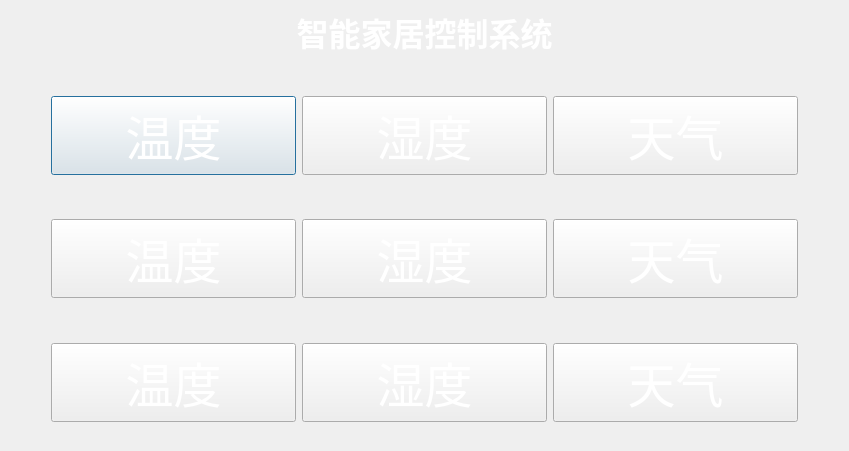
<?xml version="1.0" encoding="UTF-8"?>
<ui version="4.0">
 <class>success</class>
 <widget class="QDialog" name="success">
  <property name="geometry">
   <rect>
    <x>0</x>
    <y>0</y>
    <width>849</width>
    <height>451</height>
   </rect>
  </property>
  <property name="font">
   <font>
    <family>STHeiti</family>
    <pointsize>24</pointsize>
   </font>
  </property>
  <property name="windowTitle">
   <string>Dialog</string>
  </property>
  <property name="styleSheet">
   <string notr="true">#success{
border-image: url(:/images/loginBackground.png);
}</string>
  </property>
  <layout class="QVBoxLayout" name="verticalLayout">
   <item>
    <widget class="QLabel" name="label">
     <property name="maximumSize">
      <size>
       <width>16777215</width>
       <height>41</height>
      </size>
     </property>
     <property name="font">
      <font>
       <family>Hiragino Sans GB</family>
       <pointsize>24</pointsize>
       <weight>75</weight>
       <bold>true</bold>
      </font>
     </property>
     <property name="styleSheet">
      <string notr="true">color: white;</string>
     </property>
     <property name="text">
      <string>智能家居控制系统</string>
     </property>
     <property name="alignment">
      <set>Qt::AlignCenter</set>
     </property>
    </widget>
   </item>
   <item>
    <spacer name="verticalSpacer_4">
     <property name="orientation">
      <enum>Qt::Vertical</enum>
     </property>
     <property name="sizeHint" stdset="0">
      <size>
       <width>20</width>
       <height>40</height>
      </size>
     </property>
    </spacer>
   </item>
   <item>
    <layout class="QHBoxLayout" name="horizontalLayout_8" stretch="0,1,1,1,0">
     <item>
      <spacer name="horizontalSpacer_15">
       <property name="orientation">
        <enum>Qt::Horizontal</enum>
       </property>
       <property name="sizeHint" stdset="0">
        <size>
         <width>40</width>
         <height>20</height>
        </size>
       </property>
      </spacer>
     </item>
     <item>
      <widget class="QPushButton" name="pushButton_22">
       <property name="sizePolicy">
        <sizepolicy hsizetype="Preferred" vsizetype="Preferred">
         <horstretch>0</horstretch>
         <verstretch>0</verstretch>
        </sizepolicy>
       </property>
       <property name="font">
        <font>
         <pointsize>36</pointsize>
        </font>
       </property>
       <property name="styleSheet">
        <string notr="true">border-image: url(:/images/loginBackground.png);
color:white;</string>
       </property>
       <property name="text">
        <string>温度</string>
       </property>
      </widget>
     </item>
     <item>
      <widget class="QPushButton" name="pushButton_23">
       <property name="sizePolicy">
        <sizepolicy hsizetype="Preferred" vsizetype="Preferred">
         <horstretch>0</horstretch>
         <verstretch>0</verstretch>
        </sizepolicy>
       </property>
       <property name="font">
        <font>
         <pointsize>36</pointsize>
        </font>
       </property>
       <property name="styleSheet">
        <string notr="true">border-image: url(:/images/loginBackground.png);
color:white;</string>
       </property>
       <property name="text">
        <string>湿度</string>
       </property>
      </widget>
     </item>
     <item>
      <widget class="QPushButton" name="pushButton_24">
       <property name="sizePolicy">
        <sizepolicy hsizetype="Preferred" vsizetype="Preferred">
         <horstretch>0</horstretch>
         <verstretch>0</verstretch>
        </sizepolicy>
       </property>
       <property name="font">
        <font>
         <pointsize>36</pointsize>
        </font>
       </property>
       <property name="styleSheet">
        <string notr="true">border-image: url(:/images/loginBackground.png);
color:white;</string>
       </property>
       <property name="text">
        <string>天气</string>
       </property>
      </widget>
     </item>
     <item>
      <spacer name="horizontalSpacer_16">
       <property name="orientation">
        <enum>Qt::Horizontal</enum>
       </property>
       <property name="sizeHint" stdset="0">
        <size>
         <width>40</width>
         <height>20</height>
        </size>
       </property>
      </spacer>
     </item>
    </layout>
   </item>
   <item>
    <spacer name="verticalSpacer_3">
     <property name="orientation">
      <enum>Qt::Vertical</enum>
     </property>
     <property name="sizeHint" stdset="0">
      <size>
       <width>20</width>
       <height>40</height>
      </size>
     </property>
    </spacer>
   </item>
   <item>
    <layout class="QHBoxLayout" name="horizontalLayout_7" stretch="0,1,1,1,0">
     <item>
      <spacer name="horizontalSpacer_13">
       <property name="orientation">
        <enum>Qt::Horizontal</enum>
       </property>
       <property name="sizeHint" stdset="0">
        <size>
         <width>40</width>
         <height>20</height>
        </size>
       </property>
      </spacer>
     </item>
     <item>
      <widget class="QPushButton" name="pushButton_19">
       <property name="sizePolicy">
        <sizepolicy hsizetype="Preferred" vsizetype="Preferred">
         <horstretch>0</horstretch>
         <verstretch>0</verstretch>
        </sizepolicy>
       </property>
       <property name="font">
        <font>
         <pointsize>36</pointsize>
        </font>
       </property>
       <property name="styleSheet">
        <string notr="true">border-image: url(:/images/loginBackground.png);
color:white;</string>
       </property>
       <property name="text">
        <string>温度</string>
       </property>
      </widget>
     </item>
     <item>
      <widget class="QPushButton" name="pushButton_20">
       <property name="sizePolicy">
        <sizepolicy hsizetype="Preferred" vsizetype="Preferred">
         <horstretch>0</horstretch>
         <verstretch>0</verstretch>
        </sizepolicy>
       </property>
       <property name="font">
        <font>
         <pointsize>36</pointsize>
        </font>
       </property>
       <property name="styleSheet">
        <string notr="true">border-image: url(:/images/loginBackground.png);
color:white;</string>
       </property>
       <property name="text">
        <string>湿度</string>
       </property>
      </widget>
     </item>
     <item>
      <widget class="QPushButton" name="pushButton_21">
       <property name="sizePolicy">
        <sizepolicy hsizetype="Preferred" vsizetype="Preferred">
         <horstretch>0</horstretch>
         <verstretch>0</verstretch>
        </sizepolicy>
       </property>
       <property name="font">
        <font>
         <pointsize>36</pointsize>
        </font>
       </property>
       <property name="styleSheet">
        <string notr="true">border-image: url(:/images/loginBackground.png);
color:white;</string>
       </property>
       <property name="text">
        <string>天气</string>
       </property>
      </widget>
     </item>
     <item>
      <spacer name="horizontalSpacer_14">
       <property name="orientation">
        <enum>Qt::Horizontal</enum>
       </property>
       <property name="sizeHint" stdset="0">
        <size>
         <width>40</width>
         <height>20</height>
        </size>
       </property>
      </spacer>
     </item>
    </layout>
   </item>
   <item>
    <spacer name="verticalSpacer_2">
     <property name="orientation">
      <enum>Qt::Vertical</enum>
     </property>
     <property name="sizeHint" stdset="0">
      <size>
       <width>20</width>
       <height>40</height>
      </size>
     </property>
    </spacer>
   </item>
   <item>
    <layout class="QHBoxLayout" name="horizontalLayout_3" stretch="0,1,1,1,0">
     <item>
      <spacer name="horizontalSpacer_5">
       <property name="orientation">
        <enum>Qt::Horizontal</enum>
       </property>
       <property name="sizeHint" stdset="0">
        <size>
         <width>40</width>
         <height>20</height>
        </size>
       </property>
      </spacer>
     </item>
     <item>
      <widget class="QPushButton" name="pushButton_7">
       <property name="sizePolicy">
        <sizepolicy hsizetype="Preferred" vsizetype="Preferred">
         <horstretch>0</horstretch>
         <verstretch>0</verstretch>
        </sizepolicy>
       </property>
       <property name="font">
        <font>
         <pointsize>36</pointsize>
        </font>
       </property>
       <property name="styleSheet">
        <string notr="true">border-image: url(:/images/loginBackground.png);
color:white;</string>
       </property>
       <property name="text">
        <string>温度</string>
       </property>
      </widget>
     </item>
     <item>
      <widget class="QPushButton" name="pushButton_8">
       <property name="sizePolicy">
        <sizepolicy hsizetype="Preferred" vsizetype="Preferred">
         <horstretch>0</horstretch>
         <verstretch>0</verstretch>
        </sizepolicy>
       </property>
       <property name="font">
        <font>
         <pointsize>36</pointsize>
        </font>
       </property>
       <property name="styleSheet">
        <string notr="true">border-image: url(:/images/loginBackground.png);
color:white;</string>
       </property>
       <property name="text">
        <string>湿度</string>
       </property>
      </widget>
     </item>
     <item>
      <widget class="QPushButton" name="pushButton_9">
       <property name="sizePolicy">
        <sizepolicy hsizetype="Preferred" vsizetype="Preferred">
         <horstretch>0</horstretch>
         <verstretch>0</verstretch>
        </sizepolicy>
       </property>
       <property name="font">
        <font>
         <pointsize>36</pointsize>
        </font>
       </property>
       <property name="styleSheet">
        <string notr="true">border-image: url(:/images/loginBackground.png);
color:white;</string>
       </property>
       <property name="text">
        <string>天气</string>
       </property>
      </widget>
     </item>
     <item>
      <spacer name="horizontalSpacer_6">
       <property name="orientation">
        <enum>Qt::Horizontal</enum>
       </property>
       <property name="sizeHint" stdset="0">
        <size>
         <width>40</width>
         <height>20</height>
        </size>
       </property>
      </spacer>
     </item>
    </layout>
   </item>
   <item>
    <spacer name="verticalSpacer">
     <property name="orientation">
      <enum>Qt::Vertical</enum>
     </property>
     <property name="sizeHint" stdset="0">
      <size>
       <width>38</width>
       <height>20</height>
      </size>
     </property>
    </spacer>
   </item>
  </layout>
 </widget>
 <resources/>
 <connections/>
</ui>
